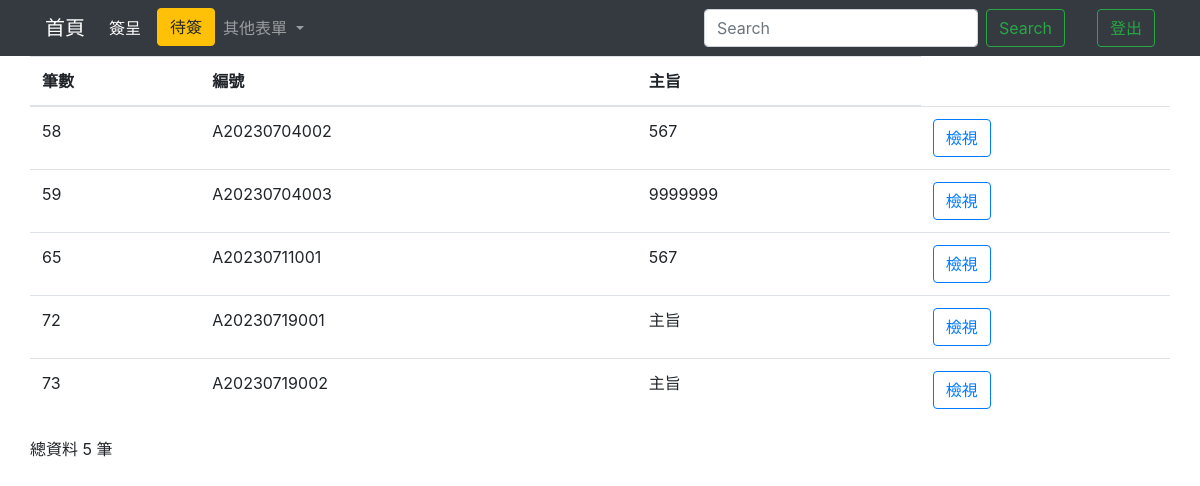
Before: /signallIndex/ with the older database file.
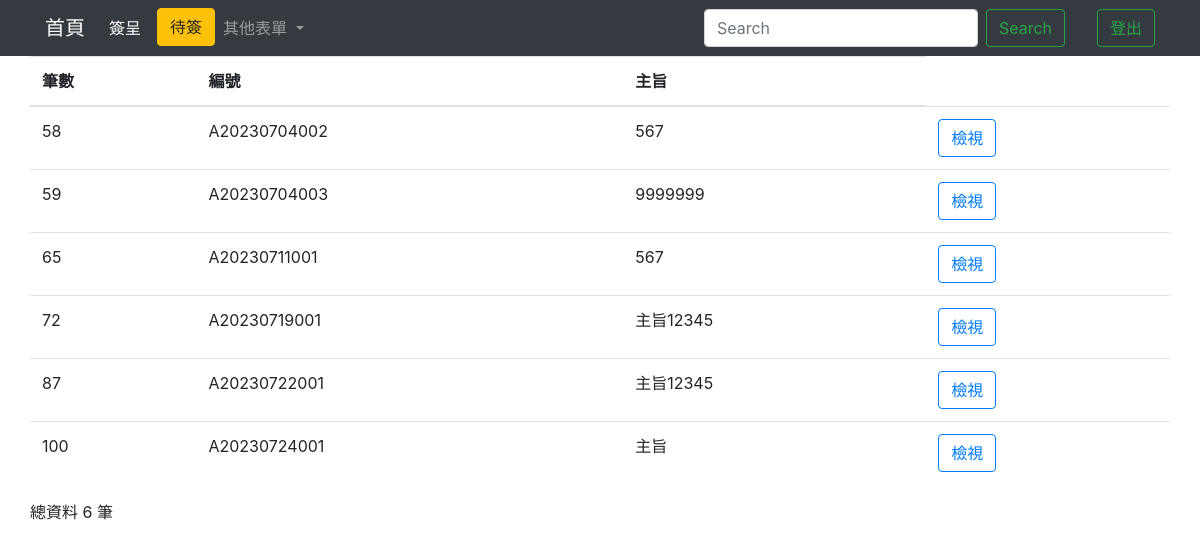
After: the same page with the newer database file.
### testapp/models.py (models this page shows)
class Signed (models.Model):
    cNumber = models.CharField(max_length=50, default='', null=False)#編號
    cJob_title = models.CharField(max_length=50,blank=True)#職稱
    cSubject = models.CharField(max_length=255, default='', null=False)#主旨
    cDiscription = models.TextField(blank=True)#說明
    cProposed=models.TextField(blank=True)#擬辦
    cCheck=models.TextField(blank=True)#批示
    home = models.OneToOneField(Home, on_delete=models.CASCADE,default='')

### testapp/views.py (the view)
# urls.py: path('signallIndex/',signallIndex),
def signallIndex(request):
    if request.user.is_authenticated:
        username=request.user.username
        authenticate=request.user.is_staff
        firstname = request.user.first_name
    if 'q' in request.GET:
        q = request.GET['q']
        multiple_q = Q(Q(cNumber__icontains=q) | Q(cSubject__icontains=q))
        signall = Signed.objects.filter(multiple_q)
    else:
        signall = Signed.objects.all().order_by("id")
    signallCount = len(signall)
    return render(request, "signall_Index.html",locals())

### templates/signall_Index.html (shortened to what this page needs)
<!DOCTYPE html>
<html lang="en">
<head>
  <link rel="stylesheet" href="https://cdn.jsdelivr.net/npm/bootstrap@4.6.2/dist/css/bootstrap.min.css">
  {% load static %}
</head>
<body>
  <nav class="navbar navbar-expand-lg navbar-dark bg-dark">
    <div class="container">
      <a class="navbar-brand" href="/homeIndex/">首頁</a>
      <div class="collapse navbar-collapse" id="navbarSupportedContent">
        <ul class="navbar-nav mr-auto">
          <li class="nav-item active">
            <a class="nav-link disabled" >簽呈 <span class="sr-only">(current)</span></a>
          </li>
          <ul class="navbar-nav ml-2">
            <li class="nav-item">
              <button class="btn btn-warning my-2 my-sm-0" id="{{firstname}}" onclick="perosonIndex(event)">待簽</button>
            </li>
          </ul>
          <li class="nav-item dropdown">
            <a class="nav-link dropdown-toggle" href="#" role="button" data-toggle="dropdown" aria-expanded="false">
              其他表單
            </a>
          </li>
        </ul>
        <form class="form-inline my-2 my-lg-0">
          <input class="form-control mr-sm-2" name='q' type="search" placeholder="Search" aria-label="Search">
          <button class="btn btn-outline-success my-2 my-sm-0" type="submit">Search</button>
        </form>
        <ul class="navbar-nav ml-2">
          <li class="nav-item active">
            <a class="nav-link disabled" style="color: green;">{{firstname}} <span class="sr-only">(current)</span></a>
          </li>
        </ul>
        <ul class="navbar-nav ml-2">
          <li class="nav-item">
            <button class="btn btn-outline-success my-2 my-sm-0" onclick="Logout(event)">登出</button>
          </li>
        </ul>
      </div>
    </div>
  </nav>
  <form action="." method="POST">
    <div class="container">
      <div class="row">
        <table class="table">
          <thead>
            <th scope="col">筆數</th>
            <th scope="col">編號</th>
            <th scope="col">主旨</th>
          </thead>
          <tbody>
            {% for unit in signall %}
            <tr>
              <td>{{unit.id}}</td>
              <td>{{unit.cNumber}}</td>
              <td>{{unit.cSubject}}</td>
              <td>
                <button type="button" class="btn btn-outline-primary" id="{{unit.cNumber}}" onclick="View()">檢視</button>
              </td>
            </tr>
            {% endfor %}
          </tbody>
        </table>
      </div>
    </div>
  </form>
  <div class="container">
    <div class="row">
      <p>總資料 {{signallCount}} 筆</p>
    </div>
  </div>
</body>
</html>

Changed rows visible on the page:
removed Signed: id "73", cNumber "A20230719002", cSubject "主旨"
changed Signed id 72: cSubject "主旨" → "主旨12345"
added Signed: id "87", cNumber "A20230722001", cSubject "主旨12345"
added Signed: id "100", cNumber "A20230724001", cSubject "主旨"
Other visible differences:
{{ signallCount }}: "5" → "6"
